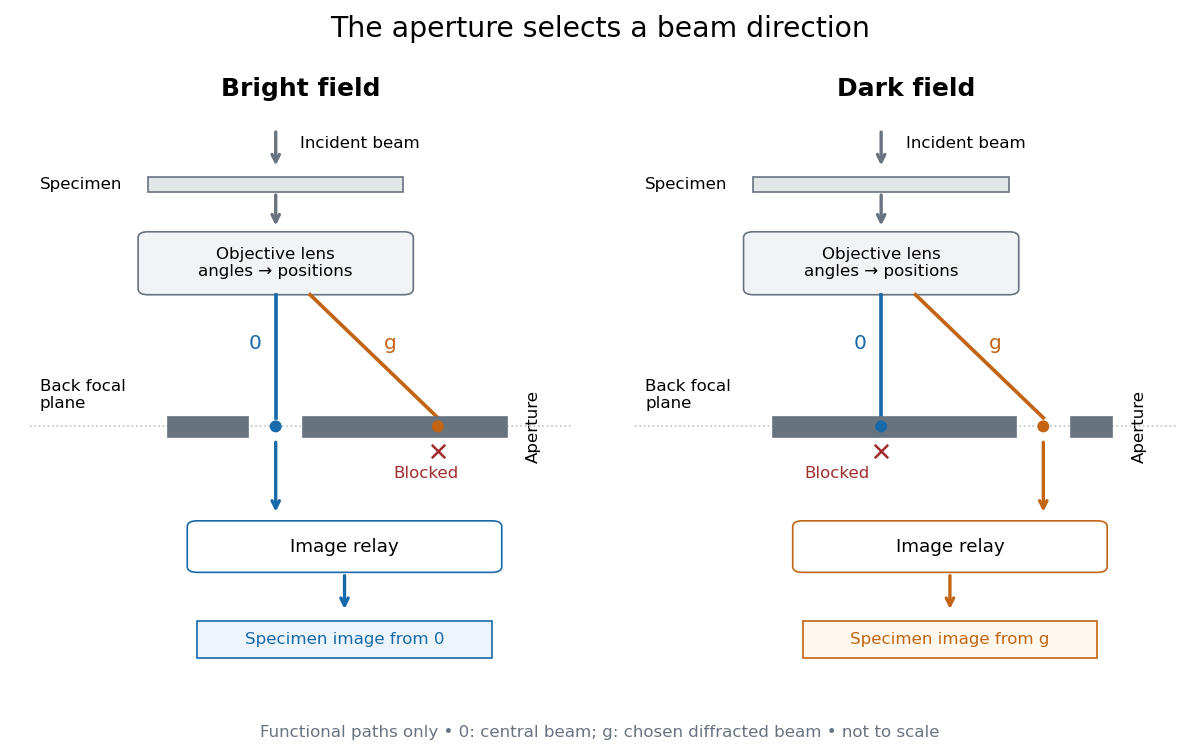

Reproduce this figure in Python.
"""Functional TEM aperture selection, not a ray trace or measured apparatus.

Tested with Python 3.14, matplotlib 3.10.7, numpy 2.3.5.
Run from _media; writes the script basename with a .png extension to CWD.
"""

from pathlib import Path

import matplotlib.pyplot as plt
from matplotlib.patches import FancyBboxPatch, Rectangle


CENTRAL = '#1769aa'
DIFFRACTED = '#c26413'
GREY = '#687380'


def arrow(ax, start, end, color, **kwargs):
    ax.annotate('', xy=end, xytext=start,
                arrowprops=dict(arrowstyle='->', lw=2.0, color=color, **kwargs))


def panel(ax, dark):
    ax.set_xlim(-2.5, 3.0)
    ax.set_ylim(0.0, 10.5)
    ax.axis('off')
    ax.set_title('Dark field' if dark else 'Bright field', fontsize=15, weight='bold')
    arrow(ax, (0, 10.1), (0, 9.4), GREY)
    ax.text(0.25, 9.85, 'Incident beam', fontsize=10, va='center')
    ax.add_patch(Rectangle((-1.3, 9.0), 2.6, 0.25,
                           facecolor='#e1e7e9', edgecolor=GREY))
    ax.text(-2.4, 9.13, 'Specimen', fontsize=10, va='center')
    arrow(ax, (0, 9.0), (0, 8.35), GREY)
    ax.add_patch(FancyBboxPatch((-1.3, 7.3), 2.6, 0.9,
                                boxstyle='round,pad=0.1',
                                facecolor='#f1f4f7', edgecolor=GREY))
    ax.text(0, 7.75, 'Objective lens\nangles → positions',
            ha='center', va='center', fontsize=10)
    ax.plot([0, 0], [7.2, 5.05], color=CENTRAL, lw=2.2)
    ax.plot([0.35, 1.65], [7.2, 5.05], color=DIFFRACTED, lw=2.2)
    ax.text(-0.15, 6.25, '0', color=CENTRAL, ha='right', fontsize=12)
    ax.text(1.1, 6.25, 'g', color=DIFFRACTED, fontsize=12)
    # Schematic cross-section of the physical aperture at a diffraction plane.
    ax.axhline(4.9, color='#bcc3ca', lw=1, ls=':', zorder=0)
    ax.text(-2.4, 5.45, 'Back focal\nplane', fontsize=10, va='center')
    passed = 1.65 if dark else 0.0
    rejected = 0.0 if dark else 1.65
    opening = 0.28
    for lo, hi in [(-1.1, passed - opening), (passed + opening, 2.35)]:
        ax.add_patch(Rectangle((lo, 4.72), hi - lo, 0.35,
                               facecolor=GREY, edgecolor=GREY, zorder=5))
    ax.scatter([0, 1.65], [4.9, 4.9], s=38,
               color=[CENTRAL, DIFFRACTED], zorder=6)
    ax.text(2.55, 4.9, 'Aperture', fontsize=10, va='center', rotation=90)
    ax.scatter([rejected], [4.47], marker='x', s=65, color='#a02d2d', zorder=7)
    ax.text(rejected - 0.12, 4.0, 'Blocked', color='#a02d2d',
            fontsize=10, ha='right' if dark else 'center')
    color = DIFFRACTED if dark else CENTRAL
    arrow(ax, (passed, 4.68), (passed, 3.35), color)
    ax.add_patch(FancyBboxPatch((-0.8, 2.45), 3.0, 0.7,
                                boxstyle='round,pad=0.1',
                                facecolor='white', edgecolor=color))
    ax.text(0.7, 2.8, 'Image relay', fontsize=11, ha='center', va='center')
    arrow(ax, (0.7, 2.35), (0.7, 1.65), color)
    ax.add_patch(Rectangle((-0.8, 0.85), 3.0, 0.65,
                           facecolor='#fff8ee' if dark else '#edf5fc',
                           edgecolor=color))
    ax.text(0.7, 1.18, 'Specimen image from g' if dark else 'Specimen image from 0',
            fontsize=10, color=color, ha='center', va='center')


def main():
    plt.rcParams.update({'font.family': 'DejaVu Sans', 'font.size': 11})
    fig, axes = plt.subplots(1, 2, figsize=(10, 6.3), dpi=120, facecolor='white')
    panel(axes[0], dark=False)
    panel(axes[1], dark=True)
    fig.suptitle('The aperture selects a beam direction', fontsize=17, y=0.98)
    fig.text(0.5, 0.025, 'Functional paths only • 0: central beam; g: chosen diffracted beam • not to scale',
             ha='center', fontsize=10, color=GREY)
    fig.subplots_adjust(top=0.86, bottom=0.065, left=0.025, right=0.98, wspace=0.12)
    fig.savefig(Path(__file__).stem + '.png', facecolor='white', transparent=False)
    plt.close(fig)


if __name__ == '__main__':
    main()
